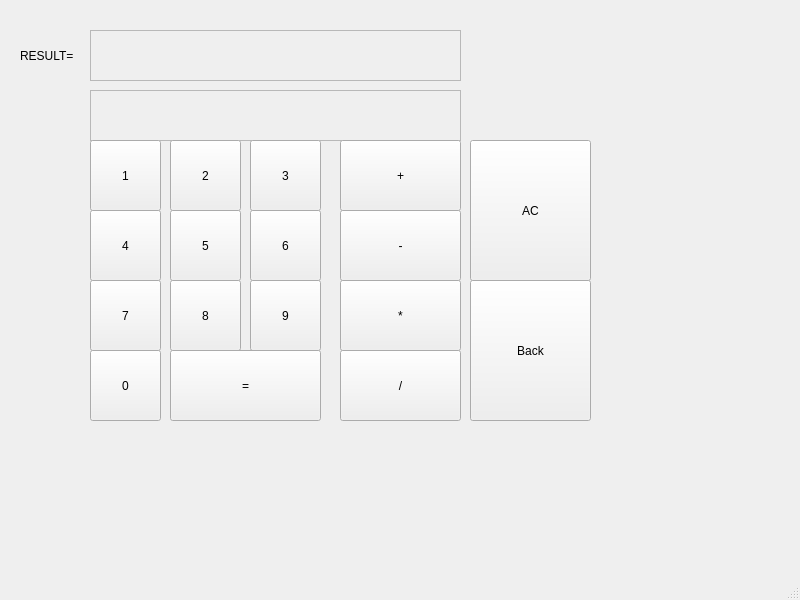
<?xml version="1.0" encoding="UTF-8"?>
<ui version="4.0">
 <class>MainWindow</class>
 <widget class="QMainWindow" name="MainWindow">
  <property name="geometry">
   <rect>
    <x>0</x>
    <y>0</y>
    <width>800</width>
    <height>600</height>
   </rect>
  </property>
  <property name="windowTitle">
   <string>MainWindow</string>
  </property>
  <widget class="QWidget" name="centralwidget">
   <widget class="QPushButton" name="onePushButton">
    <property name="geometry">
     <rect>
      <x>90</x>
      <y>140</y>
      <width>71</width>
      <height>71</height>
     </rect>
    </property>
    <property name="text">
     <string>1</string>
    </property>
   </widget>
   <widget class="QPushButton" name="twoPushButton">
    <property name="geometry">
     <rect>
      <x>170</x>
      <y>140</y>
      <width>71</width>
      <height>71</height>
     </rect>
    </property>
    <property name="text">
     <string>2</string>
    </property>
   </widget>
   <widget class="QPushButton" name="threePushButton">
    <property name="geometry">
     <rect>
      <x>250</x>
      <y>140</y>
      <width>71</width>
      <height>71</height>
     </rect>
    </property>
    <property name="text">
     <string>3</string>
    </property>
   </widget>
   <widget class="QPushButton" name="fourPushButton">
    <property name="geometry">
     <rect>
      <x>90</x>
      <y>210</y>
      <width>71</width>
      <height>71</height>
     </rect>
    </property>
    <property name="text">
     <string>4</string>
    </property>
   </widget>
   <widget class="QPushButton" name="fivePushButton">
    <property name="geometry">
     <rect>
      <x>170</x>
      <y>210</y>
      <width>71</width>
      <height>71</height>
     </rect>
    </property>
    <property name="text">
     <string>5</string>
    </property>
   </widget>
   <widget class="QPushButton" name="sixPushButton">
    <property name="geometry">
     <rect>
      <x>250</x>
      <y>210</y>
      <width>71</width>
      <height>71</height>
     </rect>
    </property>
    <property name="text">
     <string>6</string>
    </property>
   </widget>
   <widget class="QPushButton" name="sevenPushButton">
    <property name="geometry">
     <rect>
      <x>90</x>
      <y>280</y>
      <width>71</width>
      <height>71</height>
     </rect>
    </property>
    <property name="text">
     <string>7</string>
    </property>
   </widget>
   <widget class="QPushButton" name="eightPushButton">
    <property name="geometry">
     <rect>
      <x>170</x>
      <y>280</y>
      <width>71</width>
      <height>71</height>
     </rect>
    </property>
    <property name="text">
     <string>8</string>
    </property>
   </widget>
   <widget class="QPushButton" name="ninePushButton">
    <property name="geometry">
     <rect>
      <x>250</x>
      <y>280</y>
      <width>71</width>
      <height>71</height>
     </rect>
    </property>
    <property name="text">
     <string>9</string>
    </property>
   </widget>
   <widget class="QPushButton" name="zeroPushButton">
    <property name="geometry">
     <rect>
      <x>90</x>
      <y>350</y>
      <width>71</width>
      <height>71</height>
     </rect>
    </property>
    <property name="text">
     <string>0</string>
    </property>
   </widget>
   <widget class="QPushButton" name="plusPushButton">
    <property name="geometry">
     <rect>
      <x>340</x>
      <y>140</y>
      <width>121</width>
      <height>71</height>
     </rect>
    </property>
    <property name="text">
     <string>+</string>
    </property>
   </widget>
   <widget class="QPushButton" name="minusPushButton">
    <property name="geometry">
     <rect>
      <x>340</x>
      <y>210</y>
      <width>121</width>
      <height>71</height>
     </rect>
    </property>
    <property name="text">
     <string>-</string>
    </property>
   </widget>
   <widget class="QPushButton" name="multPushButton">
    <property name="geometry">
     <rect>
      <x>340</x>
      <y>280</y>
      <width>121</width>
      <height>71</height>
     </rect>
    </property>
    <property name="text">
     <string>*</string>
    </property>
   </widget>
   <widget class="QPushButton" name="divPushButton">
    <property name="geometry">
     <rect>
      <x>340</x>
      <y>350</y>
      <width>121</width>
      <height>71</height>
     </rect>
    </property>
    <property name="text">
     <string>/</string>
    </property>
   </widget>
   <widget class="QPushButton" name="eqPushButton">
    <property name="geometry">
     <rect>
      <x>170</x>
      <y>350</y>
      <width>151</width>
      <height>71</height>
     </rect>
    </property>
    <property name="text">
     <string>=</string>
    </property>
   </widget>
   <widget class="QFrame" name="frame">
    <property name="geometry">
     <rect>
      <x>90</x>
      <y>30</y>
      <width>371</width>
      <height>51</height>
     </rect>
    </property>
    <property name="frameShape">
     <enum>QFrame::StyledPanel</enum>
    </property>
    <property name="frameShadow">
     <enum>QFrame::Raised</enum>
    </property>
    <widget class="QFrame" name="frame_2">
     <property name="geometry">
      <rect>
       <x>190</x>
       <y>50</y>
       <width>371</width>
       <height>51</height>
      </rect>
     </property>
     <property name="frameShape">
      <enum>QFrame::StyledPanel</enum>
     </property>
     <property name="frameShadow">
      <enum>QFrame::Raised</enum>
     </property>
    </widget>
    <widget class="QLabel" name="num1_label">
     <property name="geometry">
      <rect>
       <x>20</x>
       <y>0</y>
       <width>251</width>
       <height>51</height>
      </rect>
     </property>
     <property name="text">
      <string/>
     </property>
    </widget>
   </widget>
   <widget class="QFrame" name="frame_3">
    <property name="geometry">
     <rect>
      <x>90</x>
      <y>90</y>
      <width>371</width>
      <height>51</height>
     </rect>
    </property>
    <property name="frameShape">
     <enum>QFrame::StyledPanel</enum>
    </property>
    <property name="frameShadow">
     <enum>QFrame::Raised</enum>
    </property>
    <widget class="QLabel" name="num2_label">
     <property name="geometry">
      <rect>
       <x>60</x>
       <y>0</y>
       <width>251</width>
       <height>51</height>
      </rect>
     </property>
     <property name="text">
      <string/>
     </property>
    </widget>
   </widget>
   <widget class="QPushButton" name="cleanPushButton">
    <property name="geometry">
     <rect>
      <x>470</x>
      <y>140</y>
      <width>121</width>
      <height>141</height>
     </rect>
    </property>
    <property name="text">
     <string>AC</string>
    </property>
   </widget>
   <widget class="QPushButton" name="backPushButton">
    <property name="geometry">
     <rect>
      <x>470</x>
      <y>280</y>
      <width>121</width>
      <height>141</height>
     </rect>
    </property>
    <property name="text">
     <string>Back</string>
    </property>
   </widget>
   <widget class="QLabel" name="label">
    <property name="geometry">
     <rect>
      <x>20</x>
      <y>45</y>
      <width>71</width>
      <height>21</height>
     </rect>
    </property>
    <property name="text">
     <string>RESULT=</string>
    </property>
   </widget>
   <zorder>frame</zorder>
   <zorder>frame_3</zorder>
   <zorder>onePushButton</zorder>
   <zorder>twoPushButton</zorder>
   <zorder>threePushButton</zorder>
   <zorder>fourPushButton</zorder>
   <zorder>fivePushButton</zorder>
   <zorder>sixPushButton</zorder>
   <zorder>sevenPushButton</zorder>
   <zorder>eightPushButton</zorder>
   <zorder>ninePushButton</zorder>
   <zorder>zeroPushButton</zorder>
   <zorder>plusPushButton</zorder>
   <zorder>minusPushButton</zorder>
   <zorder>multPushButton</zorder>
   <zorder>divPushButton</zorder>
   <zorder>eqPushButton</zorder>
   <zorder>cleanPushButton</zorder>
   <zorder>backPushButton</zorder>
   <zorder>label</zorder>
  </widget>
  <widget class="QMenuBar" name="menubar">
   <property name="geometry">
    <rect>
     <x>0</x>
     <y>0</y>
     <width>800</width>
     <height>24</height>
    </rect>
   </property>
  </widget>
  <widget class="QStatusBar" name="statusbar"/>
 </widget>
 <resources/>
 <connections/>
</ui>
